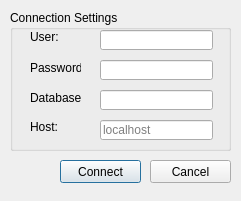
<?xml version="1.0" encoding="UTF-8"?>
<ui version="4.0">
 <class>ConnectionDialog</class>
 <widget class="QDialog" name="ConnectionDialog">
  <property name="geometry">
   <rect>
    <x>0</x>
    <y>0</y>
    <width>241</width>
    <height>201</height>
   </rect>
  </property>
  <property name="windowTitle">
   <string>Dialog</string>
  </property>
  <widget class="QGroupBox" name="groupBox">
   <property name="enabled">
    <bool>true</bool>
   </property>
   <property name="geometry">
    <rect>
     <x>10</x>
     <y>10</y>
     <width>221</width>
     <height>141</height>
    </rect>
   </property>
   <property name="title">
    <string>Connection Settings</string>
   </property>
   <widget class="QLabel" name="hostLabel">
    <property name="geometry">
     <rect>
      <x>20</x>
      <y>110</y>
      <width>47</width>
      <height>13</height>
     </rect>
    </property>
    <property name="text">
     <string>Host:</string>
    </property>
   </widget>
   <widget class="QLineEdit" name="passwordEdit">
    <property name="geometry">
     <rect>
      <x>90</x>
      <y>50</y>
      <width>113</width>
      <height>20</height>
     </rect>
    </property>
    <property name="inputMask">
     <string/>
    </property>
    <property name="text">
     <string/>
    </property>
    <property name="echoMode">
     <enum>QLineEdit::Password</enum>
    </property>
    <property name="placeholderText">
     <string/>
    </property>
   </widget>
   <widget class="QLineEdit" name="dbnameEdit">
    <property name="geometry">
     <rect>
      <x>90</x>
      <y>80</y>
      <width>113</width>
      <height>20</height>
     </rect>
    </property>
    <property name="text">
     <string/>
    </property>
    <property name="placeholderText">
     <string/>
    </property>
   </widget>
   <widget class="QLabel" name="passwordLabel">
    <property name="geometry">
     <rect>
      <x>20</x>
      <y>50</y>
      <width>51</width>
      <height>16</height>
     </rect>
    </property>
    <property name="text">
     <string>Password:</string>
    </property>
   </widget>
   <widget class="QLineEdit" name="hostEdit">
    <property name="geometry">
     <rect>
      <x>90</x>
      <y>110</y>
      <width>113</width>
      <height>20</height>
     </rect>
    </property>
    <property name="placeholderText">
     <string>localhost</string>
    </property>
   </widget>
   <widget class="QLabel" name="userLabel">
    <property name="geometry">
     <rect>
      <x>20</x>
      <y>20</y>
      <width>47</width>
      <height>13</height>
     </rect>
    </property>
    <property name="text">
     <string>User:</string>
    </property>
   </widget>
   <widget class="QLineEdit" name="userEdit">
    <property name="geometry">
     <rect>
      <x>90</x>
      <y>20</y>
      <width>113</width>
      <height>20</height>
     </rect>
    </property>
    <property name="text">
     <string/>
    </property>
    <property name="placeholderText">
     <string/>
    </property>
   </widget>
   <widget class="QLabel" name="databaseLabel">
    <property name="geometry">
     <rect>
      <x>20</x>
      <y>80</y>
      <width>51</width>
      <height>16</height>
     </rect>
    </property>
    <property name="text">
     <string>Database:</string>
    </property>
   </widget>
  </widget>
  <widget class="QPushButton" name="connectButton">
   <property name="geometry">
    <rect>
     <x>60</x>
     <y>160</y>
     <width>81</width>
     <height>23</height>
    </rect>
   </property>
   <property name="text">
    <string>Connect</string>
   </property>
   <property name="autoDefault">
    <bool>true</bool>
   </property>
   <property name="default">
    <bool>true</bool>
   </property>
  </widget>
  <widget class="QPushButton" name="cancelButton">
   <property name="geometry">
    <rect>
     <x>150</x>
     <y>160</y>
     <width>81</width>
     <height>23</height>
    </rect>
   </property>
   <property name="text">
    <string>Cancel</string>
   </property>
  </widget>
 </widget>
 <tabstops>
  <tabstop>userEdit</tabstop>
  <tabstop>passwordEdit</tabstop>
  <tabstop>dbnameEdit</tabstop>
  <tabstop>hostEdit</tabstop>
  <tabstop>connectButton</tabstop>
  <tabstop>cancelButton</tabstop>
 </tabstops>
 <resources/>
 <connections/>
</ui>
